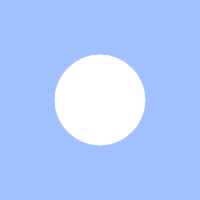
Frame 1 (no input)
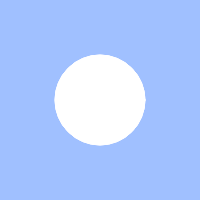
Frame 60 (no input)
Frame 120 (the mouse pressed at the canvas centre since frame 60): identical to frame 1, image omitted

The p5.js sketch that drew these frames (run headless with seeded random() and noise() and a simulated clock; from frame 60 on, the mouse is pressed at the canvas centre):

// p5.js sketch
// ── sketch.js
// 練習問題「心臓の鼓動のように大きくなったり小さくなったりする円」
let count;
let count2;
let cycle;

function setup(){
  createCanvas(200, 200);
  count = 0;
  count2 =0;
  cycle = 120;
}

function draw(){
  background(160, 192, 255);
  count = (count + 1.5) % cycle;
  count2 = (count2 +5.0) % cycle;
  // BLANK[1]
  ellipse(width / 2, height / 2, count);
  if(mouseIsPressed){
    ellipse(width / 2, height /2, count2 *1.2)
  }
  stroke(255);
  ellipse(width / 2, height / 2, 90);
}
